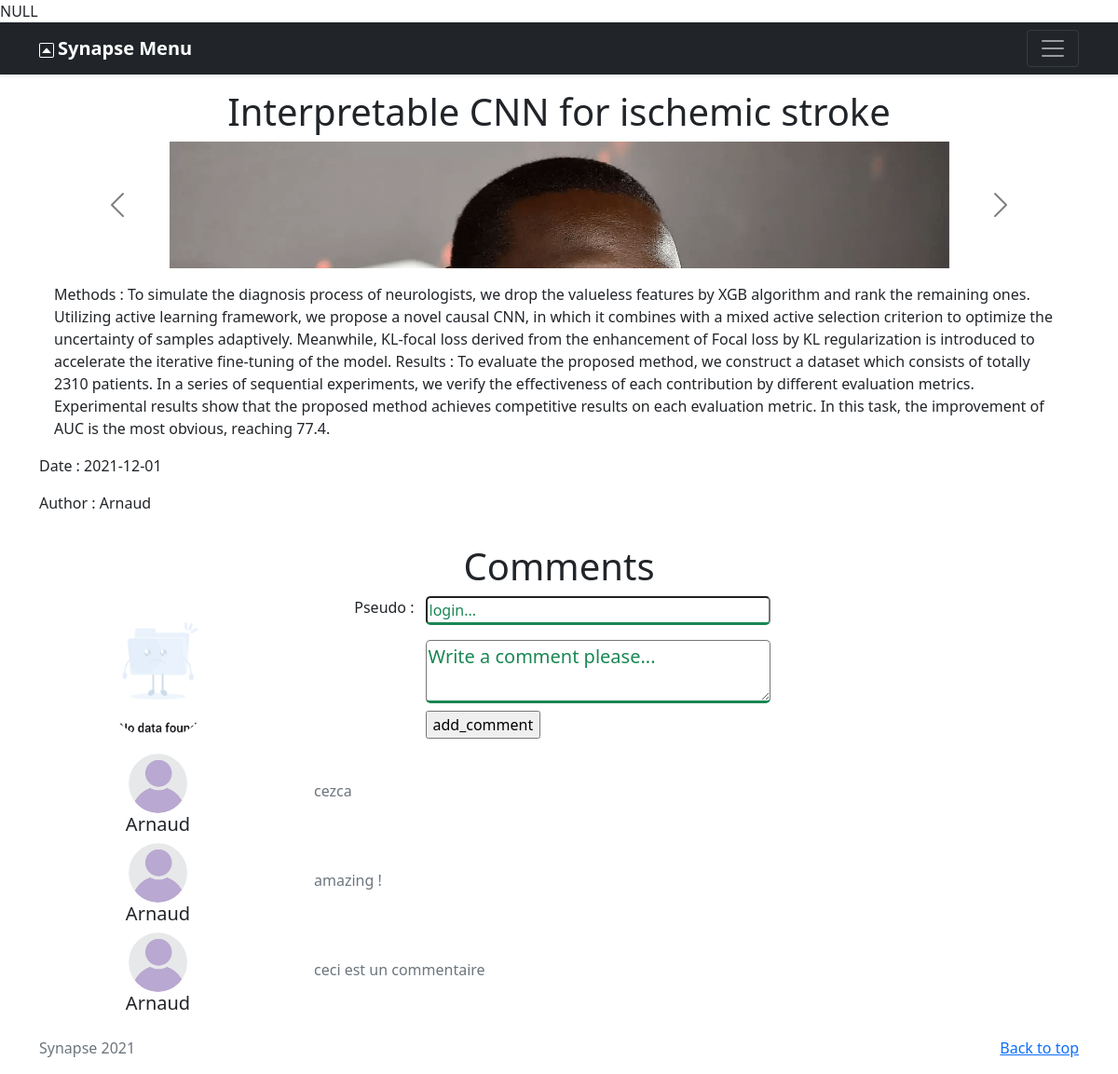
/?action=switch_article&id=1, run on the app's committed database.
### tables this page shows
CREATE TABLE IF NOT EXISTS `tpicture` (
  `id` int(11) NOT NULL AUTO_INCREMENT,
  `uri` varchar(50) NOT NULL,
  `alt` varchar(500) NOT NULL,
  PRIMARY KEY (`id`)
);

CREATE TABLE IF NOT EXISTS `tcomment` (
  `id` int(11) NOT NULL AUTO_INCREMENT,
  `date` datetime NOT NULL DEFAULT CURRENT_TIMESTAMP,
  `content` text NOT NULL,
  `id_news` int(11) NOT NULL,
  `login_user` varchar(30) NOT NULL,
  PRIMARY KEY (`id`),
  KEY `id_news` (`id_news`),
  KEY `login_user` (`login_user`)
);

CREATE TABLE IF NOT EXISTS `tnews` (
  `id` int(11) NOT NULL AUTO_INCREMENT,
  `title` varchar(100) NOT NULL,
  `description` text NOT NULL,
  `date` date NOT NULL,
  `login_user` varchar(30) NOT NULL,
  PRIMARY KEY (`id`),
  KEY `login_user` (`login_user`)
);

### Views/Article.php (the view, shortened to what the rows shown need)
<?php
  $model_news = new \Models\NewsModel();
  $news = $model_news->findById($_REQUEST['id']);
?>
  </head>
  <body>
    <main>
      <section class="py-3 container">
      <h1 class="fw-light"><?= $news->getTitle()?></h1>
        <div id="carouselExampleControls" class="carousel carousel-dark slide" data-bs-ride="carousel">
          <div class="carousel-inner">
            <?php foreach($news->getPictures() as $id_pict): ?>
              <div class="carousel-item active">
                <?php
                  $model_picture = new \Models\PictureModel();
                  $pict = $model_picture->findById($id_pict);
                ?>
                <img src="<?php echo $tDirectory['news_pictures'] . $pict->getUri()?>" class="d-block w-100" alt="<?=$pict->getAlt()?>">
              </div>
            <?php endforeach; ?>
          </div>
        </div>
      </section>
      <section class="py-3 container">
          <h1 class="fw-light">Comments</h1>
          <?php
          $model_comment = new Models\CommentModel();
          if(!empty($news->getCommentList())){
            foreach($news->getCommentList() as $id_comment){
                $comment=$model_comment->findById($id_comment);
          ?>
            <div class="w-100 row">
              <div class="col-md-2 col-xl-3 col-12 d-flex flex-column justify-content-center align-items-center">
                  <img class="w-25 rounded-circle" src="<?php echo $tDirectory['user_pictures'] . $comment->getAuthor()->getPicture()->getUri(); ?>"> </td>
                  <h5><?= $comment->getAuthor()->getPseudo(); ?></h5>
              </div>
            <div class="px-3 col-md-8 col-xl-6 col-12 flex-column d-flex justify-content-center align-items-center">
                <div class="row w-100">
                    <div class="col-9">
                        <p class="text-secondary text-md-start text-break"><?= $comment->getText(); ?></p>
                    </div>
                </div>
            </div>
          </div>
          <?php
            }
          } ?>
      </section>
    </main>
  </body>
</html>

### data on the page
tpicture: uri (picture)
tcomment: tpicture.uri (picture), tnews.login_user "Arnaud", content "cezca"
tcomment: tpicture.uri (picture), tnews.login_user "Arnaud", content "amazing !"
tcomment: tpicture.uri (picture), tnews.login_user "Arnaud", content "ceci est un commentaire"

### other printed values
$news->getTitle() "Interpretable CNN for ischemic stroke"
$news->getDate() "2021-12-01"
$news->getAuthor()->getPseudo() "Arnaud"
